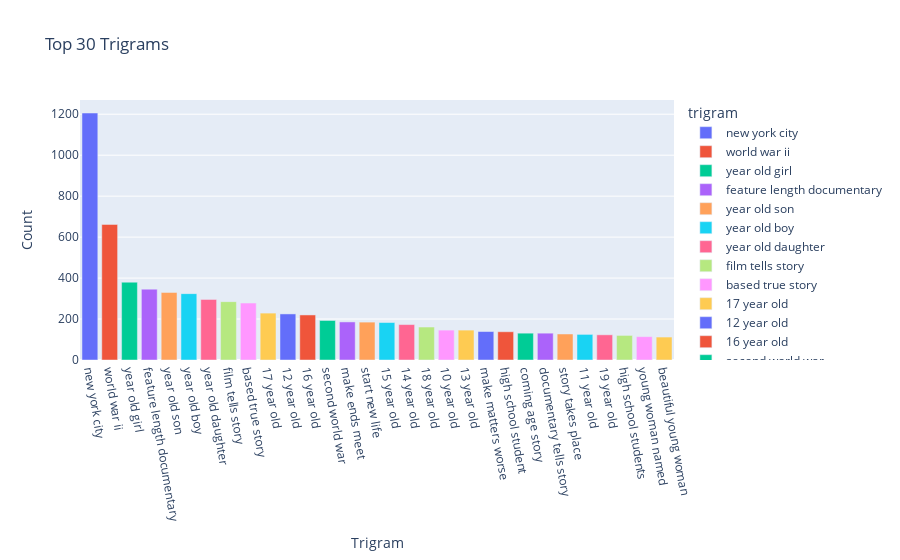

This figure's notebook cell:
### Code cell
df1 = pd.DataFrame(top_30_trigrams, columns = ['trigram' , 'count'])
fig = px.bar(df1, x='trigram', y='count', title='Top 30 Trigrams', color='trigram')
fig.update_layout(xaxis_title='Trigram', yaxis_title='Count')
fig.update_xaxes(tickangle=80)

fig.show()

### Figure 1 — Plotly figure (JSON) as saved in the notebook; plotly's stock layout.template omitted (floating-point values rounded to 4 significant figures)
{"data": [{"alignmentgroup": "True", "hovertemplate": "trigram=%{x}<br>count=%{y}<extra></extra>", "legendgroup": "new york city", "marker": {"color": "#636efa", "pattern": {"shape": ""}}, "name": "new york city", "offsetgroup": "new york city", "orientation": "v", "showlegend": true, "textposition": "auto", "type": "bar", "x": ["new york city"], "xaxis": "x", "y": [1206], "yaxis": "y"}, {"alignmentgroup": "True", "hovertemplate": "trigram=%{x}<br>count=%{y}<extra></extra>", "legendgroup": "world war ii", "marker": {"color": "#EF553B", "pattern": {"shape": ""}}, "name": "world war ii", "offsetgroup": "world war ii", "orientation": "v", "showlegend": true, "textposition": "auto", "type": "bar", "x": ["world war ii"], "xaxis": "x", "y": [662], "yaxis": "y"}, {"alignmentgroup": "True", "hovertemplate": "trigram=%{x}<br>count=%{y}<extra></extra>", "legendgroup": "year old girl", "marker": {"color": "#00cc96", "pattern": {"shape": ""}}, "name": "year old girl", "offsetgroup": "year old girl", "orientation": "v", "showlegend": true, "textposition": "auto", "type": "bar", "x": ["year old girl"], "xaxis": "x", "y": [380], "yaxis": "y"}, {"alignmentgroup": "True", "hovertemplate": "trigram=%{x}<br>count=%{y}<extra></extra>", "legendgroup": "feature length documentary", "marker": {"color": "#ab63fa", "pattern": {"shape": ""}}, "name": "feature length documentary", "offsetgroup": "feature length documentary", "orientation": "v", "showlegend": true, "textposition": "auto", "type": "bar", "x": ["feature length documentary"], "xaxis": "x", "y": [346], "yaxis": "y"}, {"alignmentgroup": "True", "hovertemplate": "trigram=%{x}<br>count=%{y}<extra></extra>", "legendgroup": "year old son", "marker": {"color": "#FFA15A", "pattern": {"shape": ""}}, "name": "year old son", "offsetgroup": "year old son", "orientation": "v", "showlegend": true, "textposition": "auto", "type": "bar", "x": ["year old son"], "xaxis": "x", "y": [330], "yaxis": "y"}, {"alignmentgroup": "True", "hovertemplate": "trigram=%{x}<br>count=%{y}<extra></extra>", "legendgroup": "year old boy", "marker": {"color": "#19d3f3", "pattern": {"shape": ""}}, "name": "year old boy", "offsetgroup": "year old boy", "orientation": "v", "showlegend": true, "textposition": "auto", "type": "bar", "x": ["year old boy"], "xaxis": "x", "y": [324], "yaxis": "y"}, {"alignmentgroup": "True", "hovertemplate": "trigram=%{x}<br>count=%{y}<extra></extra>", "legendgroup": "year old daughter", "marker": {"color": "#FF6692", "pattern": {"shape": ""}}, "name": "year old daughter", "offsetgroup": "year old daughter", "orientation": "v", "showlegend": true, "textposition": "auto", "type": "bar", "x": ["year old daughter"], "xaxis": "x", "y": [296], "yaxis": "y"}, {"alignmentgroup": "True", "hovertemplate": "trigram=%{x}<br>count=%{y}<extra></extra>", "legendgroup": "film tells story", "marker": {"color": "#B6E880", "pattern": {"shape": ""}}, "name": "film tells story", "offsetgroup": "film tells story", "orientation": "v", "showlegend": true, "textposition": "auto", "type": "bar", "x": ["film tells story"], "xaxis": "x", "y": [285], "yaxis": "y"}, {"alignmentgroup": "True", "hovertemplate": "trigram=%{x}<br>count=%{y}<extra></extra>", "legendgroup": "based true story", "marker": {"color": "#FF97FF", "pattern": {"shape": ""}}, "name": "based true story", "offsetgroup": "based true story", "orientation": "v", "showlegend": true, "textposition": "auto", "type": "bar", "x": ["based true story"], "xaxis": "x", "y": [278], "yaxis": "y"}, {"alignmentgroup": "True", "hovertemplate": "trigram=%{x}<br>count=%{y}<extra></extra>", "legendgroup": "17 year old", "marker": {"color": "#FECB52", "pattern": {"shape": ""}}, "name": "17 year old", "offsetgroup": "17 year old", "orientation": "v", "showlegend": true, "textposition": "auto", "type": "bar", "x": ["17 year old"], "xaxis": "x", "y": [229], "yaxis": "y"}, {"alignmentgroup": "True", "hovertemplate": "trigram=%{x}<br>count=%{y}<extra></extra>", "legendgroup": "12 year old", "marker": {"color": "#636efa", "pattern": {"shape": ""}}, "name": "12 year old", "offsetgroup": "12 year old", "orientation": "v", "showlegend": true, "textposition": "auto", "type": "bar", "x": ["12 year old"], "xaxis": "x", "y": [225], "yaxis": "y"}, {"alignmentgroup": "True", "hovertemplate": "trigram=%{x}<br>count=%{y}<extra></extra>", "legendgroup": "16 year old", "marker": {"color": "#EF553B", "pattern": {"shape": ""}}, "name": "16 year old", "offsetgroup": "16 year old", "orientation": "v", "showlegend": true, "textposition": "auto", "type": "bar", "x": ["16 year old"], "xaxis": "x", "y": [220], "yaxis": "y"}, {"alignmentgroup": "True", "hovertemplate": "trigram=%{x}<br>count=%{y}<extra></extra>", "legendgroup": "second world war", "marker": {"color": "#00cc96", "pattern": {"shape": ""}}, "name": "second world war", "offsetgroup": "second world war", "orientation": "v", "showlegend": true, "textposition": "auto", "type": "bar", "x": ["second world war"], "xaxis": "x", "y": [193], "yaxis": "y"}, {"alignmentgroup": "True", "hovertemplate": "trigram=%{x}<br>count=%{y}<extra></extra>", "legendgroup": "make ends meet", "marker": {"color": "#ab63fa", "pattern": {"shape": ""}}, "name": "make ends meet", "offsetgroup": "make ends meet", "orientation": "v", "showlegend": true, "textposition": "auto", "type": "bar", "x": ["make ends meet"], "xaxis": "x", "y": [186], "yaxis": "y"}, {"alignmentgroup": "True", "hovertemplate": "trigram=%{x}<br>count=%{y}<extra></extra>", "legendgroup": "start new life", "marker": {"color": "#FFA15A", "pattern": {"shape": ""}}, "name": "start new life", "offsetgroup": "start new life", "orientation": "v", "showlegend": true, "textposition": "auto", "type": "bar", "x": ["start new life"], "xaxis": "x", "y": [185], "yaxis": "y"}, {"alignmentgroup": "True", "hovertemplate": "trigram=%{x}<br>count=%{y}<extra></extra>", "legendgroup": "15 year old", "marker": {"color": "#19d3f3", "pattern": {"shape": ""}}, "name": "15 year old", "offsetgroup": "15 year old", "orientation": "v", "showlegend": true, "textposition": "auto", "type": "bar", "x": ["15 year old"], "xaxis": "x", "y": [183], "yaxis": "y"}, {"alignmentgroup": "True", "hovertemplate": "trigram=%{x}<br>count=%{y}<extra></extra>", "legendgroup": "14 year old", "marker": {"color": "#FF6692", "pattern": {"shape": ""}}, "name": "14 year old", "offsetgroup": "14 year old", "orientation": "v", "showlegend": true, "textposition": "auto", "type": "bar", "x": ["14 year old"], "xaxis": "x", "y": [173], "yaxis": "y"}, {"alignmentgroup": "True", "hovertemplate": "trigram=%{x}<br>count=%{y}<extra></extra>", "legendgroup": "18 year old", "marker": {"color": "#B6E880", "pattern": {"shape": ""}}, "name": "18 year old", "offsetgroup": "18 year old", "orientation": "v", "showlegend": true, "textposition": "auto", "type": "bar", "x": ["18 year old"], "xaxis": "x", "y": [161], "yaxis": "y"}, {"alignmentgroup": "True", "hovertemplate": "trigram=%{x}<br>count=%{y}<extra></extra>", "legendgroup": "10 year old", "marker": {"color": "#FF97FF", "pattern": {"shape": ""}}, "name": "10 year old", "offsetgroup": "10 year old", "orientation": "v", "showlegend": true, "textposition": "auto", "type": "bar", "x": ["10 year old"], "xaxis": "x", "y": [146], "yaxis": "y"}, {"alignmentgroup": "True", "hovertemplate": "trigram=%{x}<br>count=%{y}<extra></extra>", "legendgroup": "13 year old", "marker": {"color": "#FECB52", "pattern": {"shape": ""}}, "name": "13 year old", "offsetgroup": "13 year old", "orientation": "v", "showlegend": true, "textposition": "auto", "type": "bar", "x": ["13 year old"], "xaxis": "x", "y": [146], "yaxis": "y"}, {"alignmentgroup": "True", "hovertemplate": "trigram=%{x}<br>count=%{y}<extra></extra>", "legendgroup": "make matters worse", "marker": {"color": "#636efa", "pattern": {"shape": ""}}, "name": "make matters worse", "offsetgroup": "make matters worse", "orientation": "v", "showlegend": true, "textposition": "auto", "type": "bar", "x": ["make matters worse"], "xaxis": "x", "y": [139], "yaxis": "y"}, {"alignmentgroup": "True", "hovertemplate": "trigram=%{x}<br>count=%{y}<extra></extra>", "legendgroup": "high school student", "marker": {"color": "#EF553B", "pattern": {"shape": ""}}, "name": "high school student", "offsetgroup": "high school student", "orientation": "v", "showlegend": true, "textposition": "auto", "type": "bar", "x": ["high school student"], "xaxis": "x", "y": [138], "yaxis": "y"}, {"alignmentgroup": "True", "hovertemplate": "trigram=%{x}<br>count=%{y}<extra></extra>", "legendgroup": "coming age story", "marker": {"color": "#00cc96", "pattern": {"shape": ""}}, "name": "coming age story", "offsetgroup": "coming age story", "orientation": "v", "showlegend": true, "textposition": "auto", "type": "bar", "x": ["coming age story"], "xaxis": "x", "y": [131], "yaxis": "y"}, {"alignmentgroup": "True", "hovertemplate": "trigram=%{x}<br>count=%{y}<extra></extra>", "legendgroup": "documentary tells story", "marker": {"color": "#ab63fa", "pattern": {"shape": ""}}, "name": "documentary tells story", "offsetgroup": "documentary tells story", "orientation": "v", "showlegend": true, "textposition": "auto", "type": "bar", "x": ["documentary tells story"], "xaxis": "x", "y": [131], "yaxis": "y"}, {"alignmentgroup": "True", "hovertemplate": "trigram=%{x}<br>count=%{y}<extra></extra>", "legendgroup": "story takes place", "marker": {"color": "#FFA15A", "pattern": {"shape": ""}}, "name": "story takes place", "offsetgroup": "story takes place", "orientation": "v", "showlegend": true, "textposition": "auto", "type": "bar", "x": ["story takes place"], "xaxis": "x", "y": [127], "yaxis": "y"}, {"alignmentgroup": "True", "hovertemplate": "trigram=%{x}<br>count=%{y}<extra></extra>", "legendgroup": "11 year old", "marker": {"color": "#19d3f3", "pattern": {"shape": ""}}, "name": "11 year old", "offsetgroup": "11 year old", "orientation": "v", "showlegend": true, "textposition": "auto", "type": "bar", "x": ["11 year old"], "xaxis": "x", "y": [125], "yaxis": "y"}, {"alignmentgroup": "True", "hovertemplate": "trigram=%{x}<br>count=%{y}<extra></extra>", "legendgroup": "19 year old", "marker": {"color": "#FF6692", "pattern": {"shape": ""}}, "name": "19 year old", "offsetgroup": "19 year old", "orientation": "v", "showlegend": true, "textposition": "auto", "type": "bar", "x": ["19 year old"], "xaxis": "x", "y": [123], "yaxis": "y"}, {"alignmentgroup": "True", "hovertemplate": "trigram=%{x}<br>count=%{y}<extra></extra>", "legendgroup": "high school students", "marker": {"color": "#B6E880", "pattern": {"shape": ""}}, "name": "high school students", "offsetgroup": "high school students", "orientation": "v", "showlegend": true, "textposition": "auto", "type": "bar", "x": ["high school students"], "xaxis": "x", "y": [120], "yaxis": "y"}, {"alignmentgroup": "True", "hovertemplate": "trigram=%{x}<br>count=%{y}<extra></extra>", "legendgroup": "young woman named", "marker": {"color": "#FF97FF", "pattern": {"shape": ""}}, "name": "young woman named", "offsetgroup": "young woman named", "orientation": "v", "showlegend": true, "textposition": "auto", "type": "bar", "x": ["young woman named"], "xaxis": "x", "y": [114], "yaxis": "y"}, {"alignmentgroup": "True", "hovertemplate": "trigram=%{x}<br>count=%{y}<extra></extra>", "legendgroup": "beautiful young woman", "marker": {"color": "#FECB52", "pattern": {"shape": ""}}, "name": "beautiful young woman", "offsetgroup": "beautiful young woman", "orientation": "v", "showlegend": true, "textposition": "auto", "type": "bar", "x": ["beautiful young woman"], "xaxis": "x", "y": [112], "yaxis": "y"}], "layout": {"barmode": "relative", "legend": {"title": {"text": "trigram"}, "tracegroupgap": 0}, "title": {"text": "Top 30 Trigrams"}, "xaxis": {"anchor": "y", "categoryarray": ["new york city", "world war ii", "year old girl", "feature length documentary", "year old son", "year old boy", "year old daughter", "film tells story", "based true story", "17 year old", "12 year old", "16 year old", "second world war", "make ends meet", "start new life", "15 year old", "14 year old", "18 year old", "10 year old", "13 year old", "make matters worse", "high school student", "coming age story", "documentary tells story", "story takes place", "11 year old", "19 year old", "high school students", "young woman named", "beautiful young woman"], "categoryorder": "array", "domain": [0, 1], "tickangle": 80, "title": {"text": "Trigram"}}, "yaxis": {"anchor": "x", "domain": [0, 1], "title": {"text": "Count"}}}}
